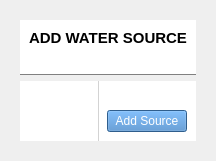
     <widget class="QWidget" name="tab_2">
      <attribute name="title">
       <string>Add Source</string>
      </attribute>
      <layout class="QVBoxLayout" name="verticalLayout_3">
       <item>
        <widget class="QWidget" name="widget_4" native="true">
         <layout class="QVBoxLayout" name="verticalLayout_4">
          <property name="spacing">
           <number>0</number>
          </property>
          <property name="leftMargin">
           <number>0</number>
          </property>
          <property name="topMargin">
           <number>0</number>
          </property>
          <property name="rightMargin">
           <number>0</number>
          </property>
          <property name="bottomMargin">
           <number>0</number>
          </property>
          <item>
           <widget class="QWidget" name="widget_5" native="true">
            <layout class="QVBoxLayout" name="verticalLayout_5">
             <item>
              <widget class="QWidget" name="widget_7" native="true">
               <property name="maximumSize">
                <size>
                 <width>16777215</width>
                 <height>55</height>
                </size>
               </property>
               <property name="styleSheet">
                <string notr="true">background-color: white;
border-bottom: 1px solid grey;</string>
               </property>
               <layout class="QVBoxLayout" name="verticalLayout_8">
                <item>
                 <widget class="QLabel" name="label">
                  <property name="styleSheet">
                   <string notr="true">text-alignment: center;
font-size: 15px;
font-weight: bold;
border-bottom: 0px;</string>
                  </property>
                  <property name="text">
                   <string>ADD WATER SOURCE</string>
                  </property>
                  <property name="alignment">
                   <set>Qt::AlignCenter</set>
                  </property>
                 </widget>
                </item>
                <item>
                 <widget class="QLabel" name="addSource_error_message">
                  <property name="styleSheet">
                   <string notr="true">color: red;
border-bottom: 0px;</string>
                  </property>
                  <property name="text">
                   <string/>
                  </property>
                  <property name="alignment">
                   <set>Qt::AlignCenter</set>
                  </property>
                 </widget>
                </item>
               </layout>
              </widget>
             </item>
             <item>
              <widget class="QWidget" name="widget_6" native="true">
               <layout class="QHBoxLayout" name="horizontalLayout_4">
                <property name="spacing">
                 <number>0</number>
                </property>
                <property name="leftMargin">
                 <number>0</number>
                </property>
                <property name="topMargin">
                 <number>0</number>
                </property>
                <property name="rightMargin">
                 <number>0</number>
                </property>
                <property name="bottomMargin">
                 <number>0</number>
                </property>
                <item>
                 <widget class="QWidget" name="widget_8" native="true">
                  <property name="styleSheet">
                   <string notr="true">QWidget{
	background-color: white;
}

QLineEdit{
	border-top: 0px;
	border-left: 0px;
	border-right: 0px;
border-bottom: 1px solid lightgrey;
}

QLineEdit:focus{
	border-bottom: 1px solid rgb(66, 132, 198);
}

QComboBox{
	border-top: 0px;
	border-left: 0px;
	border-right: 0px;
border-bottom: 1px solid lightgrey;
}</string>
                  </property>
                  <layout class="QVBoxLayout" name="verticalLayout_6">
                   <property name="spacing">
                    <number>0</number>
                   </property>
                   <property name="leftMargin">
                    <number>0</number>
                   </property>
                   <property name="topMargin">
                    <number>0</number>
                   </property>
                   <property name="rightMargin">
                    <number>0</number>
                   </property>
                   <property name="bottomMargin">
                    <number>0</number>
                   </property>
                   <item>
                    <widget class="QWidget" name="widget_10" native="true">
                     <widget class="QLabel" name="label_2">
                      <property name="geometry">
                       <rect>
                        <x>10</x>
                        <y>20</y>
                        <width>81</width>
                        <height>31</height>
                       </rect>
                      </property>
                      <property name="text">
                       <string>Source Name *:</string>
                      </property>
                     </widget>
                     <widget class="QLineEdit" name="sourceName_input">
                      <property name="geometry">
                       <rect>
                        <x>120</x>
                        <y>20</y>
                        <width>261</width>
                        <height>31</height>
                       </rect>
                      </property>
                     </widget>
                    </widget>
                   </item>
                   <item>
                    <widget class="QWidget" name="widget_15" native="true">
                     <widget class="QLineEdit" name="sourceLocation_input">
                      <property name="geometry">
                       <rect>
                        <x>120</x>
                        <y>20</y>
                        <width>261</width>
                        <height>31</height>
                       </rect>
                      </property>
                     </widget>
                     <widget class="QLabel" name="label_3">
                      <property name="geometry">
                       <rect>
                        <x>10</x>
                        <y>20</y>
                        <width>81</width>
                        <height>31</height>
                       </rect>
                      </property>
                      <property name="text">
                       <string>Location *:</string>
                      </property>
                     </widget>
                    </widget>
                   </item>
                   <item>
                    <widget class="QWidget" name="widget_12" native="true">
                     <widget class="QLabel" name="label_4">
                      <property name="geometry">
                       <rect>
                        <x>10</x>
                        <y>20</y>
                        <width>81</width>
                        <height>31</height>
                       </rect>
                      </property>
                      <property name="text">
                       <string>Source Type *:</string>
                      </property>
                     </widget>
                     <widget class="QComboBox" name="sourceType_selector">
                      <property name="geometry">
                       <rect>
                        <x>120</x>
                        <y>20</y>
                        <width>261</width>
                        <height>31</height>
                       </rect>
                      </property>
                      <item>
                       <property name="text">
                        <string>Ocean</string>
                       </property>
                      </item>
                      <item>
                       <property name="text">
                        <string>Sea</string>
                       </property>
                      </item>
                      <item>
                       <property name="text">
                        <string>River</string>
                       </property>
                      </item>
                      <item>
                       <property name="text">
                        <string>Lake</string>
                       </property>
                      </item>
                      <item>
                       <property name="text">
                        <string>Stream</string>
                       </property>
                      </item>
                      <item>
                       <property name="text">
                        <string>Spring</string>
                       </property>
                      </item>
                     </widget>
                    </widget>
                   </item>
                   <item>
                    <widget class="QWidget" name="widget_11" native="true">
                     <widget class="QLineEdit" name="sourceCapacity_input">
                      <property name="geometry">
                       <rect>
                        <x>120</x>
                        <y>20</y>
                        <width>261</width>
                        <height>31</height>
                       </rect>
                      </property>
                     </widget>
                     <widget class="QLabel" name="label_5">
                      <property name="geometry">
                       <rect>
                        <x>10</x>
                        <y>20</y>
                        <width>81</width>
                        <height>31</height>
                       </rect>
                      </property>
                      <property name="text">
                       <string>Capacity *:</string>
                      </property>
                     </widget>
                    </widget>
                   </item>
                   <item>
                    <widget class="QWidget" name="widget_14" native="true">
                     <widget class="QLabel" name="label_6">
                      <property name="geometry">
                       <rect>
                        <x>10</x>
                        <y>20</y>
                        <width>81</width>
                        <height>31</height>
                       </rect>
                      </property>
                      <property name="text">
                       <string>Source Status *:</string>
                      </property>
                     </widget>
                     <widget class="QComboBox" name="sourceStatus_input">
                      <property name="geometry">
                       <rect>
                        <x>130</x>
                        <y>20</y>
                        <width>251</width>
                        <height>31</height>
                       </rect>
                      </property>
                      <item>
                       <property name="text">
                        <string>ACTIVE</string>
                       </property>
                      </item>
                      <item>
                       <property name="text">
                        <string>PENDING AUTHORIZATION</string>
                       </property>
                      </item>
                      <item>
                       <property name="text">
                        <string>DECOMISSIONED</string>
                       </property>
                      </item>
                      <item>
                       <property name="text">
                        <string>SHOTDOWN</string>
                       </property>
                      </item>
                     </widget>
                    </widget>
                   </item>
                   <item>
                    <widget class="QWidget" name="widget_13" native="true">
                     <widget class="QLineEdit" name="waterLevel_input">
                      <property name="geometry">
                       <rect>
                        <x>120</x>
                        <y>20</y>
                        <width>261</width>
                        <height>31</height>
                       </rect>
                      </property>
                     </widget>
                     <widget class="QLabel" name="label_7">
                      <property name="geometry">
                       <rect>
                        <x>10</x>
                        <y>20</y>
                        <width>81</width>
                        <height>31</height>
                       </rect>
                      </property>
                      <property name="text">
                       <string>Water Level *:</string>
                      </property>
                     </widget>
                    </widget>
                   </item>
                   <item>
                    <widget class="QWidget" name="widget_16" native="true">
                     <widget class="QLabel" name="label_8">
                      <property name="geometry">
                       <rect>
                        <x>10</x>
                        <y>20</y>
                        <width>81</width>
                        <height>31</height>
                       </rect>
                      </property>
                      <property name="text">
                       <string>Moderator *:</string>
                      </property>
                     </widget>
                     <widget class="QComboBox" name="moderator_selector">
                      <property name="geometry">
                       <rect>
                        <x>88</x>
                        <y>20</y>
                        <width>101</width>
                        <height>31</height>
                       </rect>
                      </property>
                     </widget>
                     <widget class="QComboBox" name="moderator_selector_2">
                      <property name="geometry">
                       <rect>
                        <x>200</x>
                        <y>20</y>
                        <width>101</width>
                        <height>31</height>
                       </rect>
                      </property>
                     </widget>
                     <widget class="QComboBox" name="moderator_selector_3">
                      <property name="geometry">
                       <rect>
                        <x>310</x>
                        <y>20</y>
                        <width>101</width>
                        <height>31</height>
                       </rect>
                      </property>
                     </widget>
                    </widget>
                   </item>
                   <item>
                    <widget class="QWidget" name="widget_26" native="true">
                     <widget class="QLabel" name="label_27">
                      <property name="geometry">
                       <rect>
                        <x>10</x>
                        <y>20</y>
                        <width>81</width>
                        <height>31</height>
                       </rect>
                      </property>
                      <property name="text">
                       <string>Chlorine Res:</string>
                      </property>
                     </widget>
                     <widget class="QLabel" name="label_28">
                      <property name="geometry">
                       <rect>
                        <x>480</x>
                        <y>55</y>
                        <width>49</width>
                        <height>21</height>
                       </rect>
                      </property>
                      <property name="text">
                       <string> / mg/L</string>
                      </property>
                     </widget>
                     <widget class="QLineEdit" name="chlorine_input">
                      <property name="geometry">
                       <rect>
                        <x>110</x>
                        <y>20</y>
                        <width>211</width>
                        <height>31</height>
                       </rect>
                      </property>
                     </widget>
                     <widget class="QLabel" name="label_29">
                      <property name="geometry">
                       <rect>
                        <x>330</x>
                        <y>25</y>
                        <width>49</width>
                        <height>21</height>
                       </rect>
                      </property>
                      <property name="text">
                       <string> / mg/L</string>
                      </property>
                     </widget>
                    </widget>
                   </item>
                  </layout>
                 </widget>
                </item>
                <item>
                 <widget class="QWidget" name="widget_9" native="true">
                  <property name="styleSheet">
                   <string notr="true">QWidget{
	border-left: 1px solid lightgrey;
	background-color: white;
}

QLineEdit{
	border-top: 0px;
	border-left: 0px;
	border-right: 0px;
	border-bottom: 1px solid lightgrey;
}

QLineEdit:focus{
	border-bottom: 1px solid rgb(66, 132, 198);
}

QLabel{
	border-left: 0px;
}

QPushButton{
	Background-color: rgb(66, 132, 198);
	color: #fff;
	border-width: 1px solid rgb(85, 170, 255);
}

QPushButton:hover{
	Background-color: rgb(85, 170, 255) ;
}

QPushButton:pressed{
	Background-color: rgb(85, 170, 255);
}</string>
                  </property>
                  <layout class="QVBoxLayout" name="verticalLayout_7">
                   <property name="spacing">
                    <number>0</number>
                   </property>
                   <property name="leftMargin">
                    <number>0</number>
                   </property>
                   <property name="topMargin">
                    <number>0</number>
                   </property>
                   <property name="rightMargin">
                    <number>0</number>
                   </property>
                   <property name="bottomMargin">
                    <number>0</number>
                   </property>
                   <item>
                    <widget class="QWidget" name="widget_20" native="true">
                     <widget class="QLabel" name="label_9">
                      <property name="geometry">
                       <rect>
                        <x>10</x>
                        <y>15</y>
                        <width>101</width>
                        <height>21</height>
                       </rect>
                      </property>
                      <property name="text">
                       <string>PH level :</string>
                      </property>
                     </widget>
                     <widget class="QLineEdit" name="phLevel_input">
                      <property name="geometry">
                       <rect>
                        <x>120</x>
                        <y>10</y>
                        <width>211</width>
                        <height>31</height>
                       </rect>
                      </property>
                     </widget>
                     <widget class="QLabel" name="label_10">
                      <property name="geometry">
                       <rect>
                        <x>340</x>
                        <y>15</y>
                        <width>49</width>
                        <height>21</height>
                       </rect>
                      </property>
                      <property name="text">
                       <string> / 7</string>
                      </property>
                     </widget>
                    </widget>
                   </item>
                   <item>
                    <widget class="QWidget" name="widget_17" native="true">
                     <widget class="QLabel" name="label_11">
                      <property name="geometry">
                       <rect>
                        <x>10</x>
                        <y>15</y>
                        <width>101</width>
                        <height>21</height>
                       </rect>
                      </property>
                      <property name="text">
                       <string>Temperature</string>
                      </property>
                     </widget>
                     <widget class="QLabel" name="label_12">
                      <property name="geometry">
                       <rect>
                        <x>340</x>
                        <y>15</y>
                        <width>49</width>
                        <height>21</height>
                       </rect>
                      </property>
                      <property name="text">
                       <string> / Celcius</string>
                      </property>
                     </widget>
                     <widget class="QLineEdit" name="temperature_input">
                      <property name="geometry">
                       <rect>
                        <x>120</x>
                        <y>10</y>
                        <width>211</width>
                        <height>31</height>
                       </rect>
                      </property>
                     </widget>
                    </widget>
                   </item>
                   <item>
                    <widget class="QWidget" name="widget_19" native="true">
                     <widget class="QLabel" name="label_13">
                      <property name="geometry">
                       <rect>
                        <x>10</x>
                        <y>15</y>
                        <width>101</width>
                        <height>21</height>
                       </rect>
                      </property>
                      <property name="text">
                       <string>Turbidity:</string>
                      </property>
                     </widget>
                     <widget class="QLabel" name="label_14">
                      <property name="geometry">
                       <rect>
                        <x>340</x>
                        <y>15</y>
                        <width>49</width>
                        <height>21</height>
                       </rect>
                      </property>
                      <property name="text">
                       <string> / NTU</string>
                      </property>
                     </widget>
                     <widget class="QLineEdit" name="turbidity_input">
                      <property name="geometry">
                       <rect>
                        <x>120</x>
                        <y>10</y>
                        <width>211</width>
                        <height>31</height>
                       </rect>
                      </property>
                     </widget>
                    </widget>
                   </item>
                   <item>
                    <widget class="QWidget" name="widget_18" native="true">
                     <widget class="QLabel" name="label_15">
                      <property name="geometry">
                       <rect>
                        <x>10</x>
                        <y>15</y>
                        <width>101</width>
                        <height>21</height>
                       </rect>
                      </property>
                      <property name="text">
                       <string>Desolved Oxygen:</string>
                      </property>
                     </widget>
                     <widget class="QLabel" name="label_16">
                      <property name="geometry">
                       <rect>
                        <x>340</x>
                        <y>15</y>
                        <width>49</width>
                        <height>21</height>
                       </rect>
                      </property>
                      <property name="text">
                       <string> / mg/L</string>
                      </property>
                     </widget>
                     <widget class="QLineEdit" name="dissolvedOxygen_input">
                      <property name="geometry">
                       <rect>
                        <x>120</x>
                        <y>10</y>
                        <width>211</width>
                        <height>31</height>
                       </rect>
                      </property>
                     </widget>
                    </widget>
                   </item>
                   <item>
                    <widget class="QWidget" name="widget_22" native="true">
                     <widget class="QLabel" name="label_17">
                      <property name="geometry">
                       <rect>
                        <x>10</x>
                        <y>15</y>
                        <width>101</width>
                        <height>21</height>
                       </rect>
                      </property>
                      <property name="text">
                       <string>Conductivity:</string>
                      </property>
                     </widget>
                     <widget class="QLabel" name="label_18">
                      <property name="geometry">
                       <rect>
                        <x>340</x>
                        <y>15</y>
                        <width>49</width>
                        <height>21</height>
                       </rect>
                      </property>
                      <property name="text">
                       <string> / ms/m</string>
                      </property>
                     </widget>
                     <widget class="QLineEdit" name="conductivity_input">
                      <property name="geometry">
                       <rect>
                        <x>120</x>
                        <y>10</y>
                        <width>211</width>
                        <height>31</height>
                       </rect>
                      </property>
                     </widget>
                    </widget>
                   </item>
                   <item>
                    <widget class="QWidget" name="widget_21" native="true">
                     <widget class="QLabel" name="label_19">
                      <property name="geometry">
                       <rect>
                        <x>10</x>
                        <y>15</y>
                        <width>111</width>
                        <height>21</height>
                       </rect>
                      </property>
                      <property name="text">
                       <string>Total desolved solid</string>
                      </property>
                     </widget>
                     <widget class="QLabel" name="label_20">
                      <property name="geometry">
                       <rect>
                        <x>340</x>
                        <y>15</y>
                        <width>49</width>
                        <height>21</height>
                       </rect>
                      </property>
                      <property name="text">
                       <string> / mg/L</string>
                      </property>
                     </widget>
                     <widget class="QLineEdit" name="tds_input">
                      <property name="geometry">
                       <rect>
                        <x>120</x>
                        <y>10</y>
                        <width>211</width>
                        <height>31</height>
                       </rect>
                      </property>
                     </widget>
                    </widget>
                   </item>
                   <item>
                    <widget class="QWidget" name="widget_23" native="true">
                     <widget class="QLabel" name="label_21">
                      <property name="geometry">
                       <rect>
                        <x>10</x>
                        <y>15</y>
                        <width>101</width>
                        <height>21</height>
                       </rect>
                      </property>
                      <property name="text">
                       <string>BOD:</string>
                      </property>
                     </widget>
                     <widget class="QLabel" name="label_22">
                      <property name="geometry">
                       <rect>
                        <x>340</x>
                        <y>15</y>
                        <width>49</width>
                        <height>21</height>
                       </rect>
                      </property>
                      <property name="text">
                       <string> / mg/L</string>
                      </property>
                     </widget>
                     <widget class="QLineEdit" name="bod_input">
                      <property name="geometry">
                       <rect>
                        <x>120</x>
                        <y>10</y>
                        <width>211</width>
                        <height>31</height>
                       </rect>
                      </property>
                     </widget>
                    </widget>
                   </item>
                   <item>
                    <widget class="QWidget" name="widget_24" native="true">
                     <widget class="QLabel" name="label_23">
                      <property name="geometry">
                       <rect>
                        <x>10</x>
                        <y>15</y>
                        <width>101</width>
                        <height>21</height>
                       </rect>
                      </property>
                      <property name="text">
                       <string>COD</string>
                      </property>
                     </widget>
                     <widget class="QLabel" name="label_24">
                      <property name="geometry">
                       <rect>
                        <x>340</x>
                        <y>15</y>
                        <width>49</width>
                        <height>21</height>
                       </rect>
                      </property>
                      <property name="text">
                       <string> / mg/L</string>
                      </property>
                     </widget>
                     <widget class="QLineEdit" name="cod_input">
                      <property name="geometry">
                       <rect>
                        <x>120</x>
                        <y>10</y>
                        <width>211</width>
                        <height>31</height>
                       </rect>
                      </property>
                     </widget>
                    </widget>
                   </item>
                   <item>
                    <widget class="QWidget" name="widget_25" native="true">
                     <widget class="QLabel" name="label_25">
                      <property name="geometry">
                       <rect>
                        <x>10</x>
                        <y>15</y>
                        <width>101</width>
                        <height>21</height>
                       </rect>
                      </property>
                      <property name="text">
                       <string>TSS</string>
                      </property>
                     </widget>
                     <widget class="QLabel" name="label_26">
                      <property name="geometry">
                       <rect>
                        <x>340</x>
                        <y>15</y>
                        <width>49</width>
                        <height>21</height>
                       </rect>
                      </property>
                      <property name="text">
                       <string> / mg/L</string>
                      </property>
                     </widget>
                     <widget class="QLineEdit" name="tss_input">
                      <property name="geometry">
                       <rect>
                        <x>120</x>
                        <y>10</y>
                        <width>211</width>
                        <height>31</height>
                       </rect>
                      </property>
                     </widget>
                    </widget>
                   </item>
                   <item>
                    <widget class="QWidget" name="widget_27" native="true">
                     <layout class="QVBoxLayout" name="verticalLayout_12">
                      <item>
                       <widget class="QLabel" name="addSource_success_message">
                        <property name="styleSheet">
                         <string notr="true">color: green;</string>
                        </property>
                        <property name="text">
                         <string/>
                        </property>
                        <property name="alignment">
                         <set>Qt::AlignCenter</set>
                        </property>
                       </widget>
                      </item>
                      <item>
                       <widget class="QPushButton" name="addSource_btn">
                        <property name="text">
                         <string>Add Source</string>
                        </property>
                       </widget>
                      </item>
                     </layout>
                    </widget>
                   </item>
                  </layout>
                 </widget>
                </item>
               </layout>
              </widget>
             </item>
            </layout>
           </widget>
          </item>
         </layout>
        </widget>
       </item>
      </layout>
     </widget>
